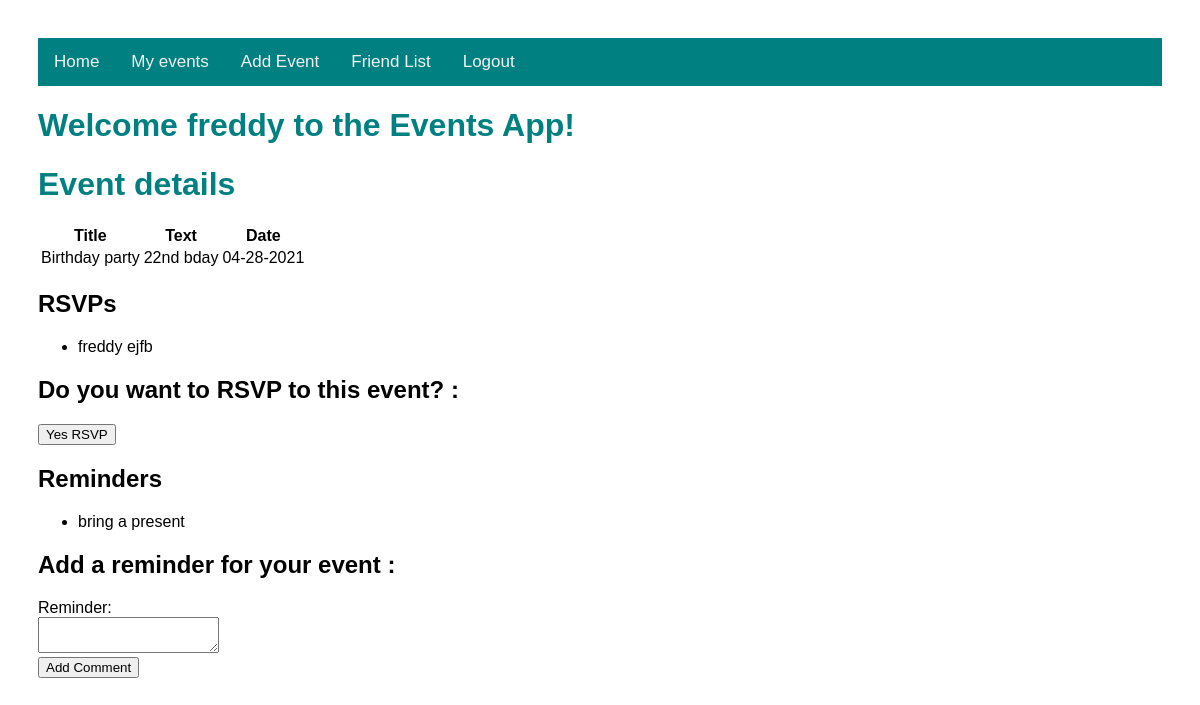
Screenshot of /events/2 (signed in) with the database file from the repository.
### models.py (models this page shows, shortened)
class User(db.Model):
    id = db.Column("id", db.Integer, primary_key=True)
    first_name = db.Column("first_name", db.String(100))
    last_name = db.Column("last_name", db.String(100))
    email = db.Column("email", db.String(100))
    password = db.Column(db.String(255), nullable=False)
    registered_on = db.Column(db.DateTime, nullable=False)
    events = db.relationship("Event", backref="user", lazy=True)
    comments = db.relationship("Comment", backref="user", lazy=True)

class Event(db.Model):
    id = db.Column("id", db.Integer, primary_key=True)
    title = db.Column("title", db.String(200))
    text = db.Column("text", db.String(100))
    date = db.Column("date", db.String(50))
    user_id= db.Column(db.Integer, db.ForeignKey("user.id"), nullable=False)
    comments = db.relationship("Comment", backref="event", cascade="all, delete-orphan", lazy=True)

class RSVP(db.Model):
    id = db.Column(db.Integer, primary_key=True)
    event_id = db.Column(db.Integer, db.ForeignKey("event.id"), nullable=False)
    user_id = db.Column(db.Integer, db.ForeignKey("user.id"), nullable=False)
    user= db.relationship("User", lazy=True)
    event= db.relationship("Event", lazy=True)

class Comment(db.Model):
    id = db.Column(db.Integer, primary_key=True)
    date_posted = db.Column(db.DateTime, nullable=False)
    content = db.Column(db.VARCHAR, nullable=False)
    event_id = db.Column(db.Integer, db.ForeignKey("event.id"), nullable=False)
    user_id = db.Column(db.Integer, db.ForeignKey("user.id"), nullable=False)

### flask06.py (the view)
@app.route('/events/<int:event_id>')
def get_event(event_id):
    if session.get('user'):
        my_event = db.session.query(Event).filter_by(id=event_id, user_id=session['user_id']).one()
        form_comment = CommentForm()
        event_rsvps = db.session.query(RSVP).filter_by(event_id=event_id).all()
        form_rsvp  = RSVPForm()
        print(event_rsvps)
        return render_template('event.html', event=my_event, user=session['user'], form_comment=form_comment, form_rsvp=form_rsvp, rsvps=event_rsvps )
    else:
        return redirect(url_for('login'))

### forms.py
class CommentForm(FlaskForm):
    class Meta:
        csrf = False
    comment = TextAreaField('Reminder:',validators=[Length(min=1)])
    submit = SubmitField('Add Comment')

class RSVPForm(FlaskForm):
    class Meta:
        csrf = False
    submit = SubmitField('Yes RSVP')

### templates/event.html (shortened to what this page needs)
<!DOCTYPE html>
<html lang="en">
    <head>
        <link rel="stylesheet" href="{{ url_for('static', filename='main.css') }}">
    </head>
    <body>
    <div class = "topnav">
    <nav>
            <a href="{{ url_for('home')}}"> Home </a>
            <a href="/events"> My events </a>
            <a href="{{url_for('new_event')}}"> Add Event</a>
            <a href="{{url_for('new_event')}}"> Friend List</a>
            <a href="{{ url_for('logout')}}">Logout</a>
        </nav>
        </div>
        <h1>Welcome {{user}} to the Events App!</h1>
        <h1>Event details</h1>
        <table>
            <tr>
                <th>Title</th>
                <th>Text</th>
                <th>Date</th>
            </tr>
            <tr>
                <td>{{ event.title }}</td>
                <td>{{ event.text }}</td>
                <td>{{ event.date }}</td>
            </tr>
        </table>
        {% if rsvps %}
  {% if rsvps|length > 0 %}
    <h2>RSVPs</h2>
    <ul>
    {% for rsvp in rsvps %}
      <li>{{ rsvp.user.first_name + " "}}{{rsvp.user.last_name}}</li>
    {% endfor %}
    </ul>
  {% endif %}
{% endif %}
<form action="{{ url_for('new_rsvp', event_id=event.id) }}" method="post">
  <div class="formwrapper">
    <h2 class="title">Do you want to RSVP to this event? : </h2>
    {{ form_rsvp.submit }}
  </div>
</form>
     {% if event.comments %}
  {% if event.comments|length > 0 %}
    <h2>Reminders</h2>
    <ul>
    {% for comment in event.comments %}
      <li>{{ comment.content }}</li>
    {% endfor %}
    </ul>
  {% endif %}
{% endif %}
<form action="{{ url_for('new_comment', event_id=event.id) }}" method="post">
  <div class="formwrapper">
    <h2 class="title">Add a reminder for your event :</h2>
    <div class="form-field">
      {{ form_comment.comment.label }} <br/> {{ form_comment.comment }}
    </div>
    {{ form_comment.submit }}
  </div>
</form>
    </body>
</html>

### static/main.css (style rules this page uses)
body { padding: 30px 30px; font-family: Arial, Helvetica, sans-serif; }
h1 { color: teal; }
.topnav { overflow: hidden; background-color: teal; }
.topnav a { float: left; color: #f2f2f2; text-align: center; padding: 14px 16px; text-decoration: none; font-size: 17px; }

### rows the page displays
User: first_name "freddy"
Event: title "Birthday party", text "22nd bday", date "04-28-2021"
RSVP: user "freddy", user.last_name "ejfb"
Comment: content "bring a present"
